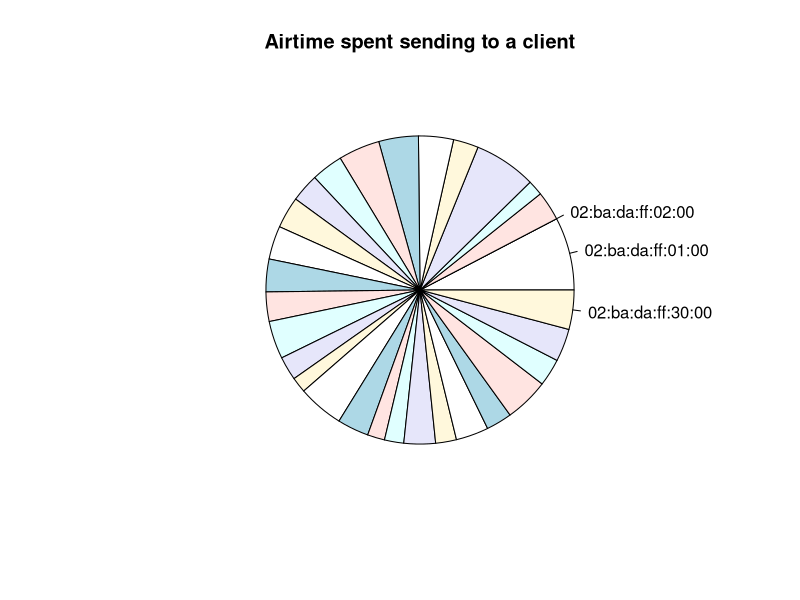

This figure's R source:
# SPDX-License-Identifier: CC0-1.0
# SPDX-FileCopyrightText: 2013-2016, Sven Eckelmann <ssven.eckelmann@open-mesh.com>

png("fq_codel_fair.png", width = 520, height = 480);
data <- read.table("fq_codel_fair.txt", header=TRUE);

lbls <- c("02:ba:da:ff:01:00", "02:ba:da:ff:02:00", "", "", "", "", "", "", "", "", "", "", "", "", "", "", "", "", "", "", "", "", "", "", "", "", "", "", "", "02:ba:da:ff:30:00")

pie(data$msec, labels = lbls, main="Airtime spent sending to a client")

dev.off();
